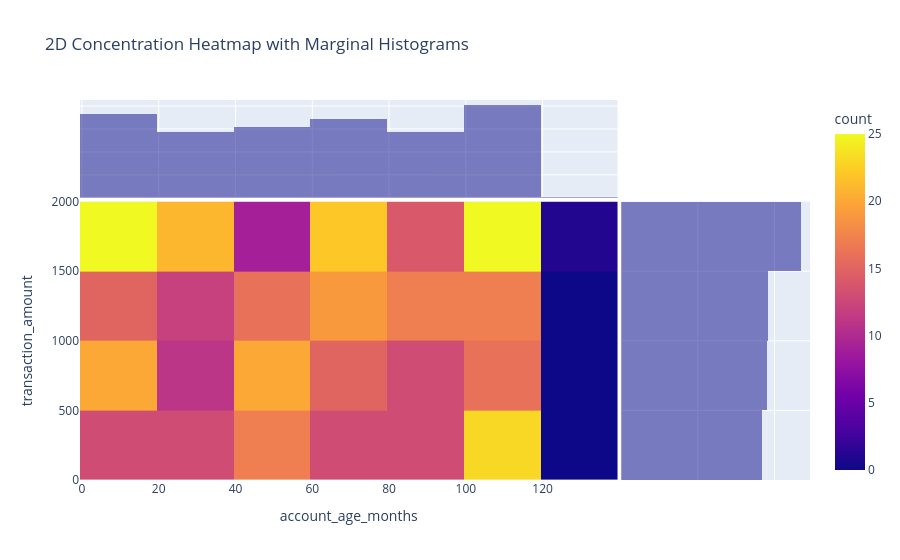

This figure's notebook cell:
### Markdown cell above
### 2D Density Heatmaps: `px.density_heatmap()`
**Explanation**: Renders bivariate density heatmaps displaying high-concentration transaction clusters.

**Syntax**: `px.density_heatmap(df, x='account_age_months', y='transaction_amount', marginal_x='histogram')`

### Code cell
fig = px.density_heatmap(df.head(400), x='account_age_months', y='transaction_amount', marginal_x='histogram', marginal_y='histogram', title='2D Concentration Heatmap with Marginal Histograms')
fig.show()
print('px.density_heatmap generated.')

### Figure 1 — Plotly figure (JSON) as saved in the notebook; plotly's stock layout.template omitted (floating-point values rounded to 4 significant figures; data arrays with more than 128 entries replaced by an {"elided": "..."} marker saying what was removed)
{"data": [{"coloraxis": "coloraxis", "hovertemplate": "account_age_months=%{x}<br>transaction_amount=%{y}<br>count=%{z}<extra></extra>", "name": "", "x": {"elided": "400 int values"}, "xaxis": "x", "xbingroup": "x", "y": {"elided": "400 float values"}, "yaxis": "y", "ybingroup": "y", "type": "histogram2d"}, {"alignmentgroup": "True", "bingroup": "x", "hovertemplate": "account_age_months=%{x}<br>count=%{y}<extra></extra>", "legendgroup": "", "marker": {"color": "#0d0887"}, "name": "", "offsetgroup": "", "opacity": 0.5, "showlegend": false, "x": {"elided": "400 int values"}, "xaxis": "x3", "yaxis": "y3", "type": "histogram"}, {"alignmentgroup": "True", "bingroup": "y", "hovertemplate": "transaction_amount=%{y}<br>count=%{x}<extra></extra>", "legendgroup": "", "marker": {"color": "#0d0887"}, "name": "", "offsetgroup": "", "opacity": 0.5, "showlegend": false, "xaxis": "x2", "y": {"elided": "400 float values"}, "yaxis": "y2", "type": "histogram"}], "layout": {"xaxis": {"anchor": "y", "domain": [0.0, 0.7363], "title": {"text": "account_age_months"}}, "yaxis": {"anchor": "x", "domain": [0.0, 0.7326], "title": {"text": "transaction_amount"}}, "xaxis2": {"anchor": "y2", "domain": [0.7413, 1.0], "matches": "x2", "showticklabels": false, "showline": false, "ticks": "", "showgrid": true}, "yaxis2": {"anchor": "x2", "domain": [0.0, 0.7326], "matches": "y", "showticklabels": false, "showgrid": true}, "xaxis3": {"anchor": "y3", "domain": [0.0, 0.7363], "matches": "x", "showticklabels": false, "showgrid": true}, "yaxis3": {"anchor": "x3", "domain": [0.7426, 1.0], "matches": "y3", "showticklabels": false, "showline": false, "ticks": "", "showgrid": true}, "xaxis4": {"anchor": "y4", "domain": [0.7413, 1.0], "matches": "x2", "showticklabels": false, "showgrid": true, "showline": false, "ticks": ""}, "yaxis4": {"anchor": "x4", "domain": [0.7426, 1.0], "matches": "y3", "showticklabels": false, "showline": false, "ticks": "", "showgrid": true}, "coloraxis": {"colorbar": {"title": {"text": "count"}}, "colorscale": [[0.0, "#0d0887"], [0.1111, "#46039f"], [0.2222, "#7201a8"], [0.3333, "#9c179e"], [0.4444, "#bd3786"], [0.5556, "#d8576b"], [0.6667, "#ed7953"], [0.7778, "#fb9f3a"], [0.8889, "#fdca26"], [1.0, "#f0f921"]]}, "legend": {"tracegroupgap": 0}, "title": {"text": "2D Concentration Heatmap with Marginal Histograms"}, "barmode": "overlay"}}
